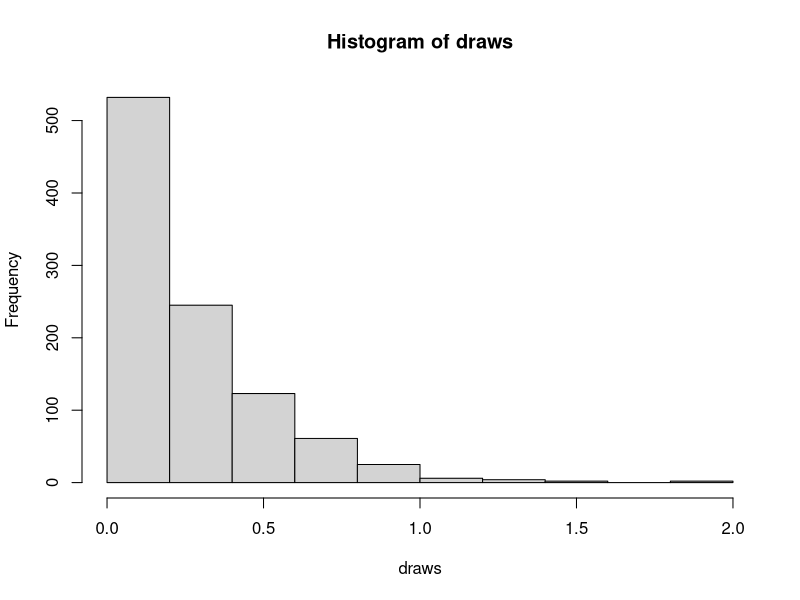

Generate this figure with R:
## ---- chunk 1
library(ggplot2)

draws <- rexp(1000, 3.891)
hist(draws)
